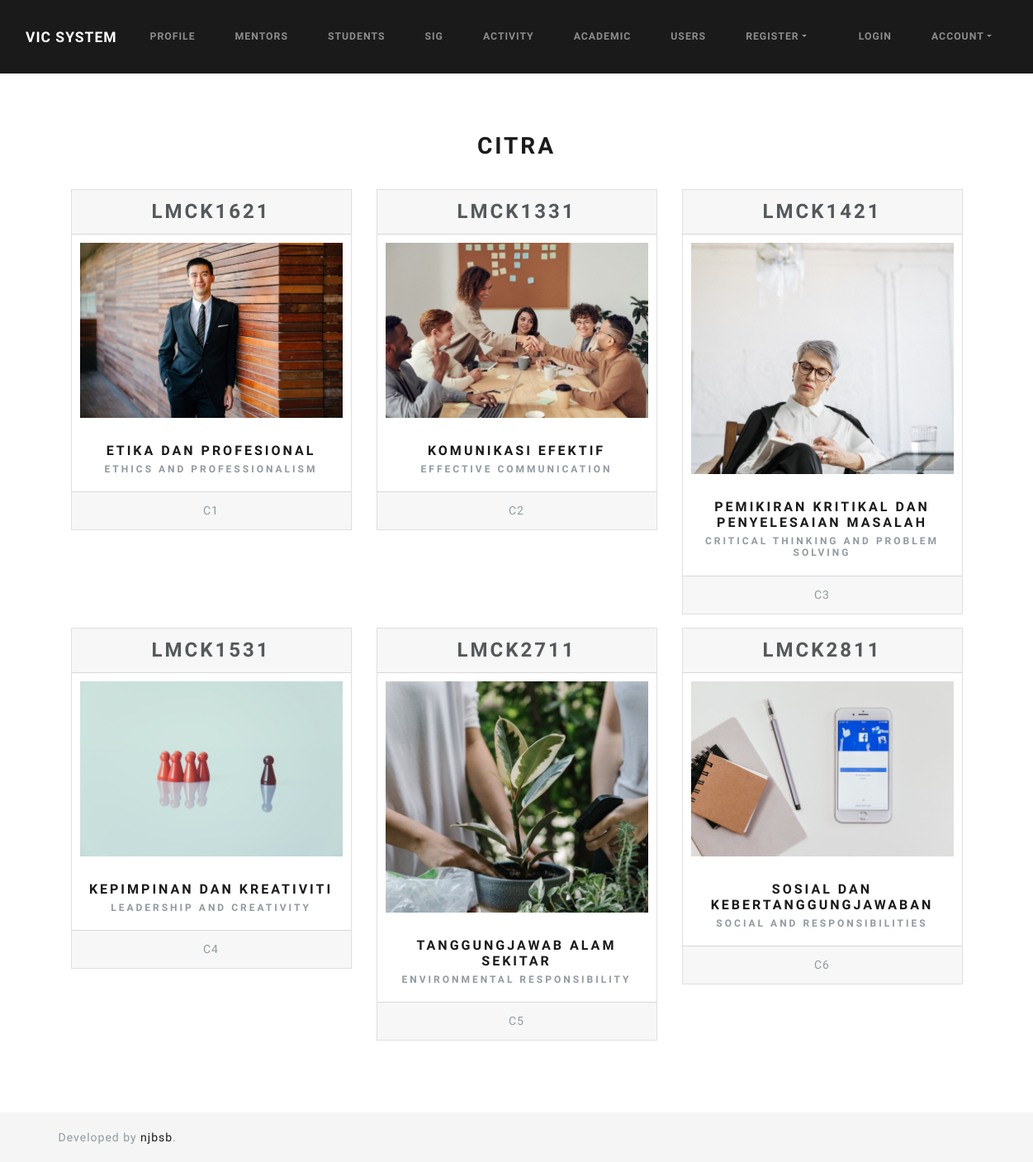
The app's page /index.php/citra with its own data.
### tables this page shows
CREATE TABLE `tbl_citra` (
  `code` varchar(8) NOT NULL,
  `name_bm` varchar(50) NOT NULL,
  `name_en` varchar(50) NOT NULL,
  `citra_level` varchar(2) NOT NULL
);

### application/controllers/Citra.php (called while the page is built, shortened)
<?php
class Citra extends CI_Controller
{
    public function index()
    {
        $data['title'] = 'Citra';
        $data['citras'] = $this->citra_model->get_citra();
        $this->load->view('templates/header');
        $this->load->view('citra/index', $data);
        $this->load->view('templates/footer');
    }
}

### index.php (called while the page is built, shortened)
<?php
require_once BASEPATH.'core/CodeIgniter.php';

### application/models/Citra_model.php (called while the page is built, shortened)
<?php
class Citra_model extends CI_Model
{
    public function get_citra($code = FALSE)
    {
        if ($code === FALSE) {
            $this->db->order_by('citra_level', 'ASC');
            $query = $this->db->get('tbl_citra');
            return $query->result_array();
        }
        $query = $this->db->get_where('tbl_citra', array('code' => $code));
        return $query->row_array();
    }
}

### application/views/citra/index.php (the view)
<div class="container-fluid text-center">
    <h2 class="margin"><?php echo $title; ?></h2>
    <div class="row">
        <?php foreach($citras as $citra): ?>
        <div class="col-sm-4">
            <div class="card mb-3">
                <h3 class="card-header">
                    <?php echo $citra['code']; ?>
                </h3>
                <img style="max-height:300px; display: block; object-fit:cover;  padding:10px;"
                    src="<?php echo base_url('assets/images/citra/'.$citra['code'].'.jpg'); ?>" alt="Card image">
                <div class="card-body">
                    <h5 class="card-title">
                        <a href="<?php echo site_url('/citra/'.$citra['code']); ?>">
                            <?php echo $citra['name_bm']; ?>
                        </a>
                    </h5>
                    <h6 class="card-subtitle text-muted"><?php echo $citra['name_en']; ?></h6>
                </div>
                <div class="card-footer text-muted">
                    <?php echo $citra['citra_level']; ?>
                </div>
            </div>
        </div>
        <?php endforeach ?>
    </div>
</div>

### application/views/templates/header.php (style rules this page uses)
.margin { margin-bottom: 35px; }
.container-fluid { padding-top: 50px; padding-bottom: 50px; }

### records on screen
tbl_citra: code "LMCK1621", code (picture), name_bm "ETIKA DAN PROFESIONAL", name_en "ETHICS AND PROFESSIONALISM", citra_level "C1"
tbl_citra: code "LMCK1331", code (picture), name_bm "KOMUNIKASI EFEKTIF", name_en "EFFECTIVE COMMUNICATION", citra_level "C2"
tbl_citra: code "LMCK1421", code (picture), name_bm "PEMIKIRAN KRITIKAL DAN PENYELESAIAN MASALAH", name_en "CRITICAL THINKING AND PROBLEM SOLVING", citra_level "C3"
tbl_citra: code "LMCK1531", code (picture), name_bm "KEPIMPINAN DAN KREATIVITI", name_en "LEADERSHIP AND CREATIVITY", citra_level "C4"
tbl_citra: code "LMCK2711", code (picture), name_bm "TANGGUNGJAWAB ALAM SEKITAR", name_en "ENVIRONMENTAL RESPONSIBILITY", citra_level "C5"
tbl_citra: code "LMCK2811", code (picture), name_bm "SOSIAL DAN KEBERTANGGUNGJAWABAN", name_en "SOCIAL AND RESPONSIBILITIES", citra_level "C6"

### other values on screen
$title "CITRA"
